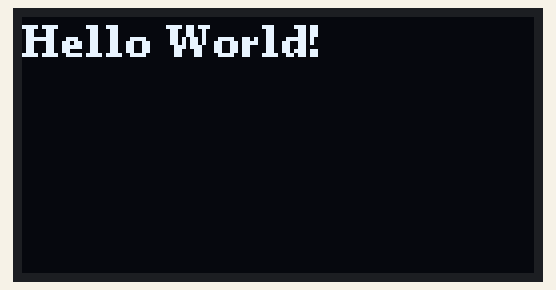
Recording of a sketch running on a simulated ESP32-C3. Parts: 128×64 one-colour display.

Above: at 0.1 s.

The sketch:

oled.ino
```cpp
// (licence header left out)
#include <U8g2lib.h>

#define SDA 12
#define SCL 13

U8G2_SSD1306_128X64_NONAME_F_SW_I2C u8g2(U8G2_R0, /* clock=*/ SCL, /* data=*/ SDA);

void setup(void) {
	u8g2.setFont(u8g2_font_ncenB08_tr); // 设置字体
	u8g2.begin(); // 初始化
	u8g2.clearBuffer(); // 清空缓冲区

	// 显示字符串, 位置(0,10)
	// 字符串不会立即显示在屏幕上, 而是暂存在缓冲区中
	u8g2.drawStr(0, 10, "Hello World!");

	// 发送缓冲区内容到显示屏，使之前的输出语句生效
	u8g2.sendBuffer();
}

void loop(void) {
}
```
